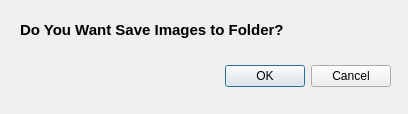
<?xml version="1.0" encoding="UTF-8"?>
<ui version="4.0">
 <class>Dialog</class>
 <widget class="QDialog" name="Dialog">
  <property name="geometry">
   <rect>
    <x>0</x>
    <y>0</y>
    <width>408</width>
    <height>114</height>
   </rect>
  </property>
  <property name="sizePolicy">
   <sizepolicy hsizetype="Fixed" vsizetype="Fixed">
    <horstretch>0</horstretch>
    <verstretch>0</verstretch>
   </sizepolicy>
  </property>
  <property name="windowTitle">
   <string>Dialog</string>
  </property>
  <widget class="QDialogButtonBox" name="buttonBox">
   <property name="geometry">
    <rect>
     <x>50</x>
     <y>60</y>
     <width>341</width>
     <height>32</height>
    </rect>
   </property>
   <property name="orientation">
    <enum>Qt::Horizontal</enum>
   </property>
   <property name="standardButtons">
    <set>QDialogButtonBox::Cancel|QDialogButtonBox::Ok</set>
   </property>
  </widget>
  <widget class="QLabel" name="label">
   <property name="geometry">
    <rect>
     <x>20</x>
     <y>20</y>
     <width>363</width>
     <height>21</height>
    </rect>
   </property>
   <property name="minimumSize">
    <size>
     <width>363</width>
     <height>21</height>
    </size>
   </property>
   <property name="maximumSize">
    <size>
     <width>363</width>
     <height>21</height>
    </size>
   </property>
   <property name="text">
    <string>&lt;html&gt;&lt;head/&gt;&lt;body&gt;&lt;p&gt;&lt;span style=&quot; font-size:11pt; font-weight:600;&quot;&gt;Do You Want Save Images to Folder?&lt;/span&gt;&lt;/p&gt;&lt;/body&gt;&lt;/html&gt;</string>
   </property>
  </widget>
 </widget>
 <resources/>
 <connections>
  <connection>
   <sender>buttonBox</sender>
   <signal>accepted()</signal>
   <receiver>Dialog</receiver>
   <slot>accept()</slot>
   <hints>
    <hint type="sourcelabel">
     <x>248</x>
     <y>254</y>
    </hint>
    <hint type="destinationlabel">
     <x>157</x>
     <y>274</y>
    </hint>
   </hints>
  </connection>
  <connection>
   <sender>buttonBox</sender>
   <signal>rejected()</signal>
   <receiver>Dialog</receiver>
   <slot>reject()</slot>
   <hints>
    <hint type="sourcelabel">
     <x>316</x>
     <y>260</y>
    </hint>
    <hint type="destinationlabel">
     <x>286</x>
     <y>274</y>
    </hint>
   </hints>
  </connection>
 </connections>
</ui>
